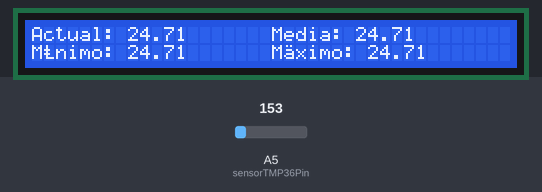
Bench run of a sketch on a simulated Arduino Uno, built with avr-gcc and run on an emulated ATmega328P. On the bench: 40×2 character LCD. The test bench sets the inputs (shaded band); at power-on: A5 (sensorTMP36Pin) = 153.

Above: at 1.6 s.
1.7 s: A5 (sensorTMP36Pin) set to 165
At 2.7 s:
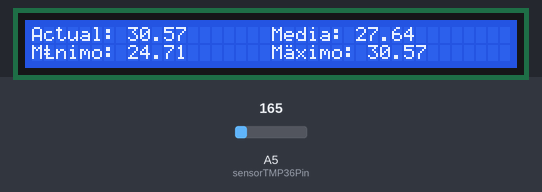
4.5 s: A5 (sensorTMP36Pin) set to 175
At 5.9 s:
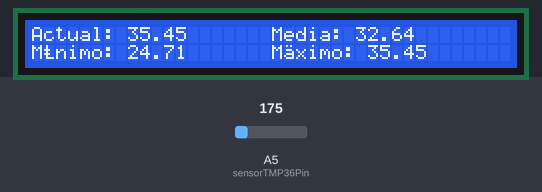
7.6 s: A5 (sensorTMP36Pin) set to 191
At 16.7 s:
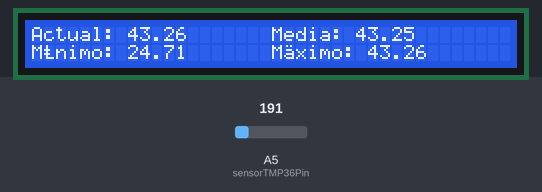
Timing chart, 0 to 18.2 s (numbered marks = the images above; inputs shaded):
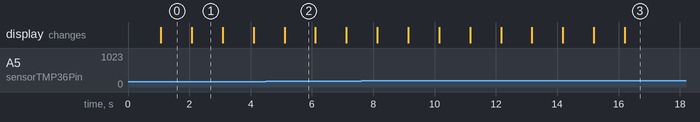

The sketch:

arduino.pde
```cpp
#include <LiquidCrystal.h>

// a este sensor analógico, conecto la patilla central del sensor de temperatura
byte sensorTMP36Pin = A5;

// inicio la librería liquidCrystal con los siguientes pines
/*
  pin RS
  pin ENABLE
  pines de datos
*/
LiquidCrystal lcd(12, 11, 5, 4, 3, 2);

// cadenas de texto, ¿dónde es mejor definirlas?
// http://learn.adafruit.com/memories-of-an-arduino
String sActual = "Actual: ";
String sMaximo = "Máximo: ";
String sMinimo = "Mínimo: ";
String sMedia = "Media: " ;

float maximo = -999;
float minimo = 999;
float media = 0;

void setup() {
  lcd.begin(40, 2); // columnas x filas de la pantalla
}//setup

void loop(){
  delay(1000);

  // obtengo el valor del tmp36 y lo transformo a grados
  unsigned int valorSensorTMP36 = analogRead(sensorTMP36Pin);
  float miliVoltios = (valorSensorTMP36 * 5000.0) / 1024.0;
  float grados = (miliVoltios-500.0)/10.0;

  // actualizo el máximo, el mínimo y la media
  if(grados>maximo) maximo = grados;
  if(grados<minimo) minimo = grados;

  if(media==0) media = grados;
  else media = (media+grados)/2;

  //muestro los valores por pantalla

  lcd.setCursor(0,0);
  lcd.print( sActual );
  lcd.print( grados );

  lcd.setCursor(20,0);
  lcd.print( sMedia );
  lcd.print( media );

  lcd.setCursor(0,1);
  lcd.print( sMinimo );
  lcd.print( minimo );

  lcd.setCursor(20,1);
  lcd.print( sMaximo );
  lcd.print( maximo );
}//loop
```

Measured:
- after the input at 1.7 s, the display: changes after 0.38 s (image 1)
- what the display in image 1 shows lasts 1.0 s, from 2.1 s to 3.1 s
